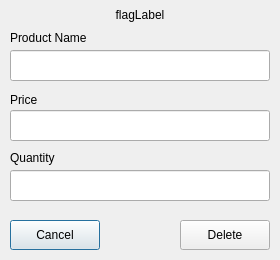
<?xml version="1.0" encoding="UTF-8"?>
<ui version="4.0">
 <class>Dialog</class>
 <widget class="QDialog" name="Dialog">
  <property name="geometry">
   <rect>
    <x>0</x>
    <y>0</y>
    <width>280</width>
    <height>260</height>
   </rect>
  </property>
  <property name="minimumSize">
   <size>
    <width>280</width>
    <height>260</height>
   </size>
  </property>
  <property name="maximumSize">
   <size>
    <width>280</width>
    <height>260</height>
   </size>
  </property>
  <property name="focusPolicy">
   <enum>Qt::ClickFocus</enum>
  </property>
  <property name="windowTitle">
   <string>Product Manager</string>
  </property>
  <widget class="QLabel" name="nameLabel">
   <property name="geometry">
    <rect>
     <x>10</x>
     <y>30</y>
     <width>260</width>
     <height>16</height>
    </rect>
   </property>
   <property name="text">
    <string>Product Name</string>
   </property>
  </widget>
  <widget class="QLabel" name="priceLabel">
   <property name="geometry">
    <rect>
     <x>10</x>
     <y>90</y>
     <width>260</width>
     <height>20</height>
    </rect>
   </property>
   <property name="text">
    <string>Price</string>
   </property>
  </widget>
  <widget class="QLabel" name="quantityLabel">
   <property name="geometry">
    <rect>
     <x>10</x>
     <y>150</y>
     <width>260</width>
     <height>16</height>
    </rect>
   </property>
   <property name="text">
    <string>Quantity</string>
   </property>
  </widget>
  <widget class="QLineEdit" name="nameTextbox">
   <property name="geometry">
    <rect>
     <x>10</x>
     <y>50</y>
     <width>260</width>
     <height>31</height>
    </rect>
   </property>
   <property name="font">
    <font>
     <weight>75</weight>
     <bold>true</bold>
    </font>
   </property>
  </widget>
  <widget class="QLineEdit" name="priceTextbox">
   <property name="geometry">
    <rect>
     <x>10</x>
     <y>110</y>
     <width>260</width>
     <height>31</height>
    </rect>
   </property>
   <property name="font">
    <font>
     <weight>75</weight>
     <bold>true</bold>
    </font>
   </property>
   <property name="focusPolicy">
    <enum>Qt::StrongFocus</enum>
   </property>
  </widget>
  <widget class="QLineEdit" name="quantityTextbox">
   <property name="geometry">
    <rect>
     <x>10</x>
     <y>170</y>
     <width>260</width>
     <height>31</height>
    </rect>
   </property>
   <property name="font">
    <font>
     <weight>75</weight>
     <bold>true</bold>
    </font>
   </property>
   <property name="focusPolicy">
    <enum>Qt::StrongFocus</enum>
   </property>
  </widget>
  <widget class="QPushButton" name="cancelButton">
   <property name="geometry">
    <rect>
     <x>10</x>
     <y>220</y>
     <width>90</width>
     <height>30</height>
    </rect>
   </property>
   <property name="focusPolicy">
    <enum>Qt::TabFocus</enum>
   </property>
   <property name="text">
    <string>Cancel</string>
   </property>
  </widget>
  <widget class="QStackedWidget" name="view">
   <property name="geometry">
    <rect>
     <x>160</x>
     <y>210</y>
     <width>111</width>
     <height>41</height>
    </rect>
   </property>
   <property name="currentIndex">
    <number>1</number>
   </property>
   <widget class="QWidget" name="page">
    <widget class="QPushButton" name="acceptButton">
     <property name="geometry">
      <rect>
       <x>20</x>
       <y>10</y>
       <width>90</width>
       <height>30</height>
      </rect>
     </property>
     <property name="text">
      <string>Accept</string>
     </property>
    </widget>
   </widget>
   <widget class="QWidget" name="page_2">
    <widget class="QPushButton" name="deleteButton">
     <property name="geometry">
      <rect>
       <x>20</x>
       <y>10</y>
       <width>90</width>
       <height>30</height>
      </rect>
     </property>
     <property name="focusPolicy">
      <enum>Qt::ClickFocus</enum>
     </property>
     <property name="text">
      <string>Delete</string>
     </property>
    </widget>
   </widget>
  </widget>
  <widget class="QLabel" name="flagLabel">
   <property name="geometry">
    <rect>
     <x>0</x>
     <y>0</y>
     <width>280</width>
     <height>30</height>
    </rect>
   </property>
   <property name="text">
    <string>flagLabel</string>
   </property>
   <property name="alignment">
    <set>Qt::AlignCenter</set>
   </property>
  </widget>
 </widget>
 <resources/>
 <connections/>
</ui>
